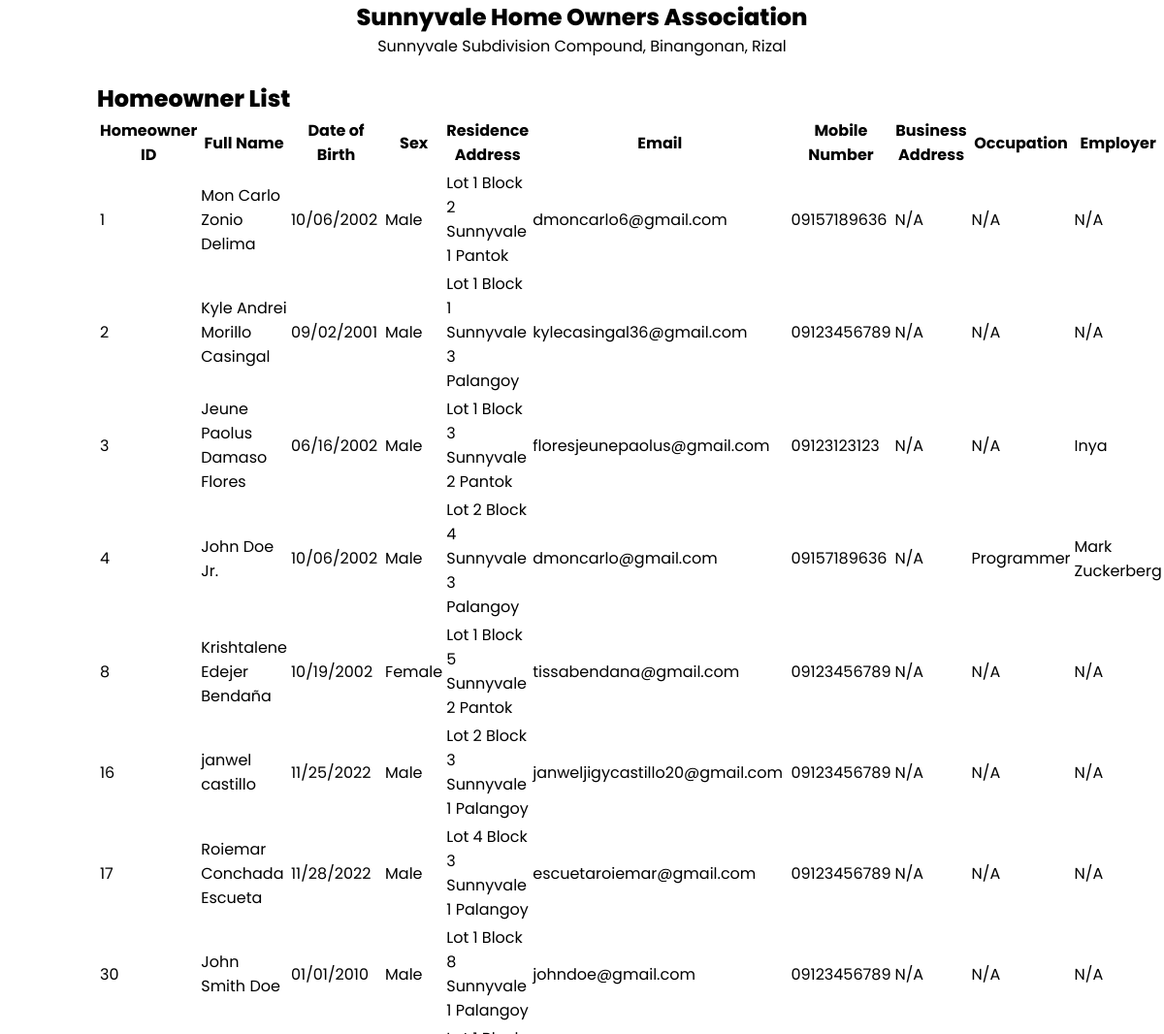
/reports/reportHomeOwnerList.php (signed in, upper part), run on an earlier commit of the app's database.
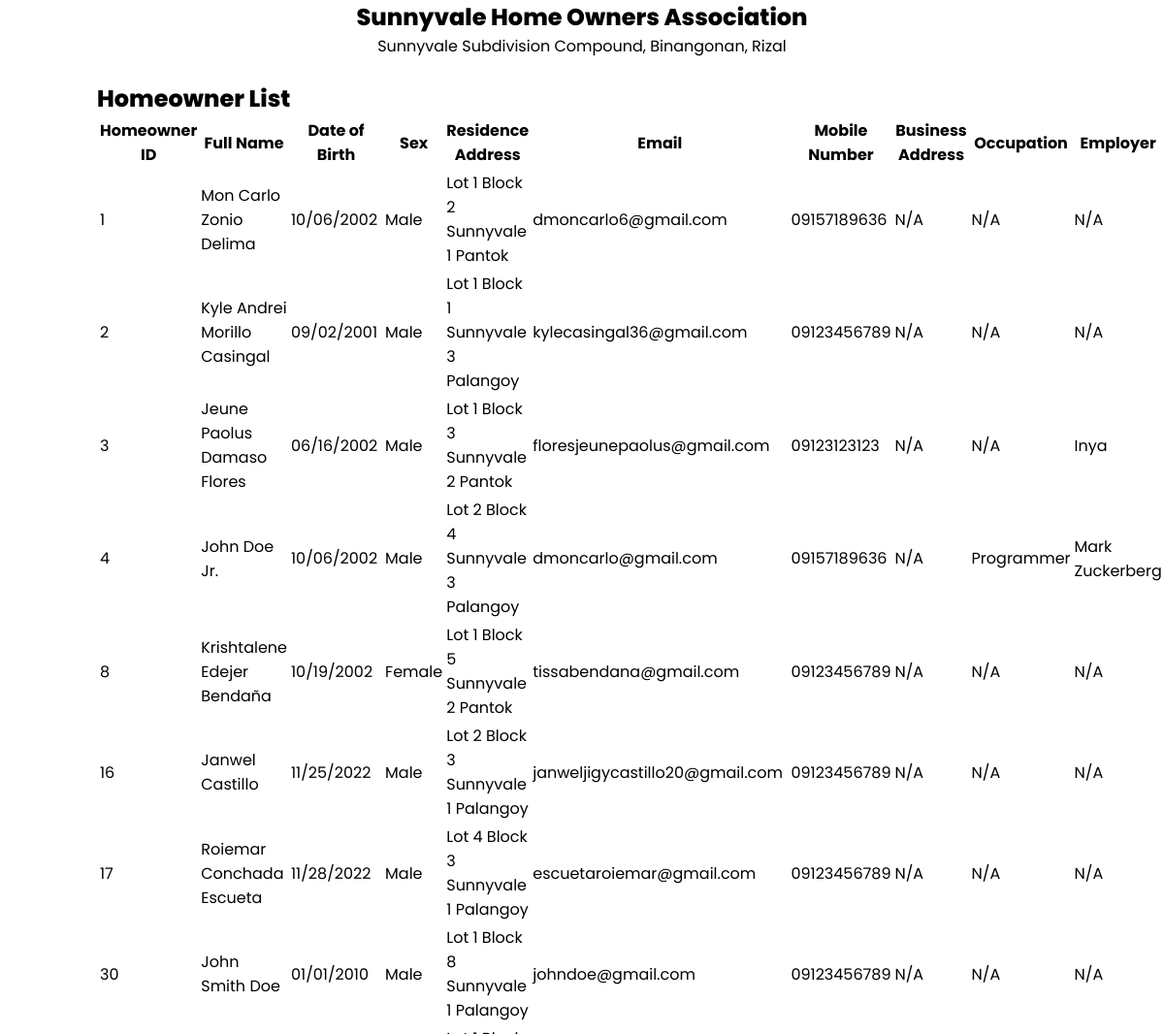
And on a later commit of the database.
### tables this page shows
CREATE TABLE IF NOT EXISTS `homeowner_profile` (
  `homeowner_id` int(11) NOT NULL AUTO_INCREMENT,
  `last_name` varchar(100) NOT NULL,
  `first_name` varchar(100) NOT NULL,
  `middle_name` varchar(100) DEFAULT NULL,
  `suffix` varchar(100) DEFAULT NULL,
  `sex` varchar(100) NOT NULL,
  `street` varchar(255) NOT NULL,
  `subdivision` varchar(255) NOT NULL,
  `barangay` varchar(50) NOT NULL,
  `business_address` varchar(255) DEFAULT NULL,
  `occupation` varchar(100) DEFAULT NULL,
  `email_address` varchar(100) NOT NULL,
  `birthdate` date DEFAULT NULL,
  `mobile_number` varchar(20) NOT NULL,
  `employer` varchar(100) DEFAULT NULL,
  `display_picture` varchar(255) NOT NULL,
  PRIMARY KEY (`homeowner_id`)
);

### reports/reportHomeOwnerList.php (the view, shortened to what this page needs)
<?php
require '../process.php';
$result = $con->query("SELECT * FROM homeowner_profile WHERE email_address != '' ORDER BY homeowner_id ASC ") or die($mysqli->error);
?>
<!DOCTYPE html>
<html lang="en">
<head>
</head>
<body onload="print();" onafterprint="close();">
    <div class="reportPage">
        <div class="head">
            <label class="reportHeader">Sunnyvale Home Owners Association</label>
            <label class="reportSubtext">Sunnyvale Subdivision Compound, Binangonan, Rizal</label>
        </div>
        <div class="reportContainer">
            <label class="tblTitle">Homeowner List</label>
            <div class="tblContainer">
                <table class="tblHomeowners">
                    <thead>
                        <th>Homeowner ID</th>
                        <th>Full Name</th>
                        <th>Date of Birth</th>
                        <th>Sex</th>
                        <th>Residence Address</th>
                        <th>Email</th>
                        <th>Mobile Number</th>
                        <th>Business Address</th>
                        <th>Occupation</th>
                        <th>Employer</th>
                    </thead>
                    <?php
                    while ($row = $result->fetch_assoc()) :
                        $suffix = $row['suffix'];
                        if ($suffix == "N/A") {
                            $suffix = NULL;
                        } else {
                            $suffix = " " . $row['suffix'];
                        }
                        $middle_name = $row['middle_name'];
                        if ($middle_name == "N/A") {
                            $middle_name = NULL;
                        } else {
                            $middle_name = " " . $row['middle_name'];
                        }
                        $residence_address = $row['street'] . ' ' . $row['subdivision'] . ' ' . $row['barangay'];
                    ?>
                        <tr>
                            <td>
                                <?php echo $row['homeowner_id']; ?>
                            </td>
                            <td>
                                <?php echo $row['first_name'] . $middle_name . " " . $row['last_name'] . $suffix; ?>
                            </td>
                            <td>
                                <?php
                                $datetime = strtotime($row['birthdate']);
                                echo $phptime = date("m/d/Y", $datetime);
                                ?>
                            </td>
                            <td>
                                <?php echo $row['sex']; ?>
                            </td>
                            <td>
                                <?php echo $residence_address; ?>
                            </td>
                            <td>
                                <?php echo $row['email_address']; ?>
                            </td>
                            <td>
                                <?php echo $row['mobile_number']; ?>
                            </td>
                            <td>
                                <?php echo $row['business_address']; ?>
                            </td>
                            <td>
                                <?php echo $row['occupation']; ?>
                            </td>
                            <td>
                                <?php echo $row['employer']; ?>
                            </td>
                        </tr>
                    <?php endwhile; ?>
                </table>
            </div>
        </div>
    </div>
</body>
</html>

### reports/reportHomeOwnerList.php (style rules this page uses)
body { font-family: 'Poppins', sans-serif; margin: 0; display: flex; justify-content: center; }
.reportPage { width: 1000px; }
.head { padding-bottom: 2vw; display: flex; flex-direction: column; align-items: center; }
.reportHeader { font-weight: 800; font-size: 1.5em; }
.reportSubtext { font-size: 1em; }
.reportContainer { height: 800px; }
.tblTitle { font-size: 1.5em; font-weight: 800; }

What changed in the data, as far as the page shows it:
changed homeowner_profile "Lot 2 Block 3 Sunnyvale 1 Palangoy": first_name "janwel" → "Janwel"; last_name "castillo" → "Castillo"
